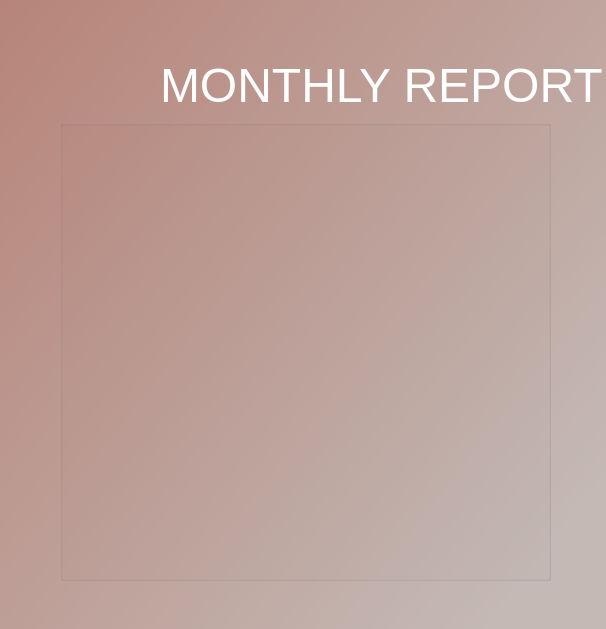
<?xml version="1.0" encoding="UTF-8"?>
<ui version="4.0">
 <class>Form</class>
 <widget class="QWidget" name="Form">
  <property name="geometry">
   <rect>
    <x>0</x>
    <y>0</y>
    <width>606</width>
    <height>629</height>
   </rect>
  </property>
  <property name="windowTitle">
   <string>Form</string>
  </property>
  <widget class="QLabel" name="label">
   <property name="geometry">
    <rect>
     <x>0</x>
     <y>0</y>
     <width>611</width>
     <height>641</height>
    </rect>
   </property>
   <property name="styleSheet">
    <string notr="true">background-color: qlineargradient(spread:pad, x1:0, y1:0, x2:0.96, y2:0.789773, stop:0 rgba(183, 132, 121, 255), stop:1 rgba(196, 185, 181, 255));</string>
   </property>
   <property name="text">
    <string/>
   </property>
  </widget>
  <widget class="QLabel" name="label_7">
   <property name="geometry">
    <rect>
     <x>160</x>
     <y>40</y>
     <width>771</width>
     <height>91</height>
    </rect>
   </property>
   <property name="styleSheet">
    <string notr="true">font: 63 48pt &quot;Bahnschrift SemiBold Condensed&quot;;color:rgb(255, 255, 255)</string>
   </property>
   <property name="text">
    <string>&lt;html&gt;&lt;head/&gt;&lt;body&gt;&lt;p&gt;&lt;span style=&quot; font-size:36pt;&quot;&gt;MONTHLY REPORT&lt;/span&gt;&lt;/p&gt;&lt;/body&gt;&lt;/html&gt;</string>
   </property>
  </widget>
  <widget class="QGroupBox" name="groupBox">
   <property name="geometry">
    <rect>
     <x>60</x>
     <y>120</y>
     <width>491</width>
     <height>461</height>
    </rect>
   </property>
   <property name="title">
    <string/>
   </property>
  </widget>
 </widget>
 <resources/>
 <connections/>
</ui>
